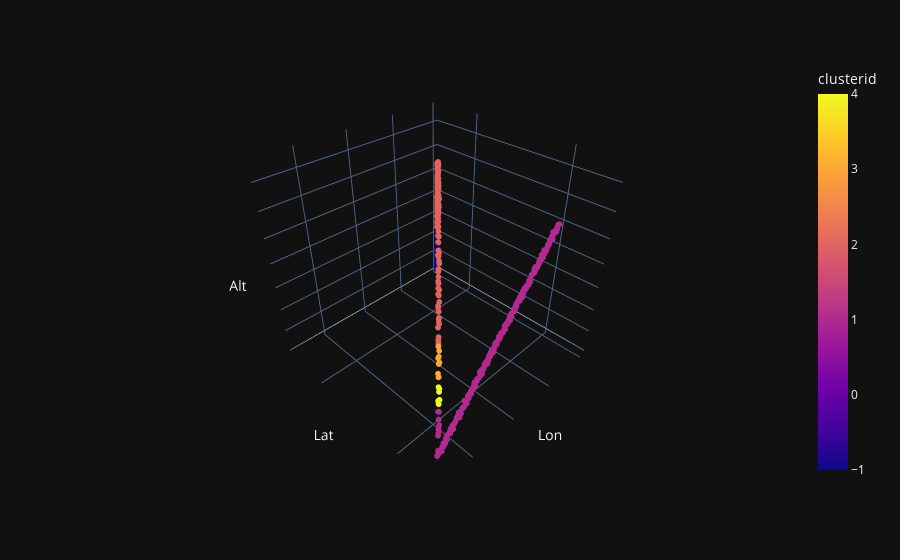

Here is the notebook cell this chart was saved with:
### Code cell
fig = px.scatter_3d(plots, x='Lon', y='Lat', z='Alt', color='clusterid', hover_name='TimeStamp', template='plotly_dark', labels=None)
fig = fig.update_traces(marker={'size': 2}).update_scenes(xaxis_showticklabels=False, yaxis_showticklabels=False, zaxis_showticklabels=False)
fig.show()

### Figure 1 — Plotly figure (JSON) as saved in the notebook; plotly's stock layout.template omitted (floating-point values rounded to 4 significant figures; data arrays with more than 128 entries replaced by an {"elided": "..."} marker saying what was removed)
{"data": [{"hovertemplate": "<b>%{hovertext}</b><br><br>Lon=%{x}<br>Lat=%{y}<br>Alt=%{z}<br>clusterid=%{marker.color}<extra></extra>", "hovertext": {"elided": "392 str values"}, "legendgroup": "", "marker": {"color": {"elided": "392 int values"}, "coloraxis": "coloraxis", "size": 2, "symbol": "circle"}, "mode": "markers", "name": "", "scene": "scene", "showlegend": false, "type": "scatter3d", "x": {"elided": "392 float values"}, "y": {"elided": "392 float values"}, "z": {"elided": "392 float values"}}], "layout": {"coloraxis": {"colorbar": {"title": {"text": "clusterid"}}, "colorscale": [[0, "#0d0887"], [0.1111, "#46039f"], [0.2222, "#7201a8"], [0.3333, "#9c179e"], [0.4444, "#bd3786"], [0.5556, "#d8576b"], [0.6667, "#ed7953"], [0.7778, "#fb9f3a"], [0.8889, "#fdca26"], [1, "#f0f921"]]}, "legend": {"tracegroupgap": 0}, "margin": {"t": 60}, "scene": {"domain": {"x": [0, 1], "y": [0, 1]}, "xaxis": {"showticklabels": false, "title": {"text": "Lon"}}, "yaxis": {"showticklabels": false, "title": {"text": "Lat"}}, "zaxis": {"showticklabels": false, "title": {"text": "Alt"}}}}}
